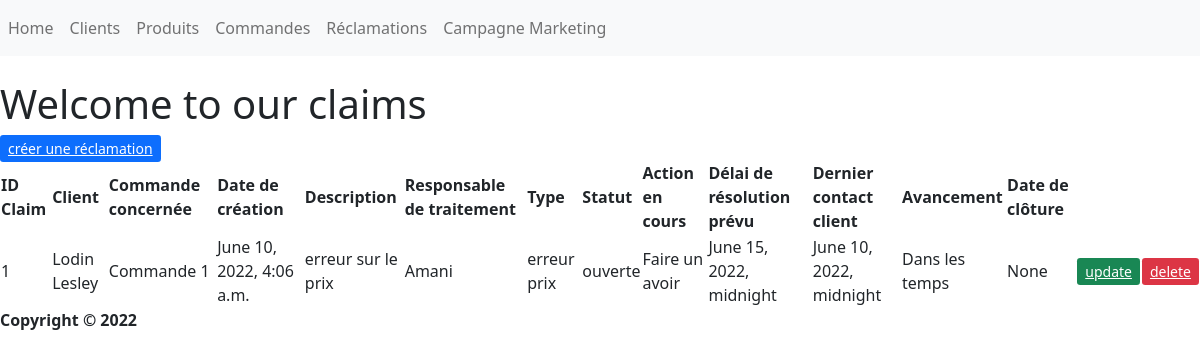
Page /Réclamations/ on the committed database.
### Main/models.py (models this page shows, shortened)
class Claim(models.Model):
    TYPE_CHOICES=(('erreur prix','erreur prix'),('article erronné','article erronné'),('article defectueux','article defectueux'),('retard livraison','retard livraison'))
    STATUS_CHOICES=(('ouverte','ouverte'),('résolue','résolue'))
    customer=models.ForeignKey(Customer,null=True, on_delete=models.SET_NULL)
    order=models.ForeignKey(Order,null=True, on_delete=models.SET_NULL)
    date_created=models.DateTimeField(auto_now_add=True, null=True)
    description=models.CharField(max_length=255, null=True)
    Operator=models.CharField(max_length=255, null=True) # A choisir dans users
    Type=models.CharField(max_length=255, null=True,choices=TYPE_CHOICES)
    action=models.CharField(max_length=255, null=True)
    status=models.CharField(max_length=255, null=True,default='ouverte',choices=STATUS_CHOICES)
    resolution_date_expected=models.DateTimeField(null=True)
    last_contact_customer_date=models.DateTimeField(blank=True, null=True)
    resolution_date_final=models.DateTimeField(blank=True, null=True)
    def resolution_progress_status(self):
        today=timezone.now()
        if self.resolution_date_expected < today:
            resolution_res="En retard"
        else:
            resolution_res="Dans les temps"
        return resolution_res

class Customer(models.Model):
    GENDER_CHOICES=(('Masculin','Masculin'),('Féminin','Féminin'),('Autre','Autre')
    )
    name=models.CharField(max_length=255,blank=True, null=True)
    customer_type=models.CharField(max_length=255,blank=True, null=True)
    dob=models.DateTimeField(null=True)
    gender=models.CharField(max_length=255, null=True,choices=GENDER_CHOICES)
    email=models.CharField(max_length=255,blank=True, null=True)
    phone=models.CharField(max_length=12,blank=True, null=True)
    address=models.CharField(max_length=255,blank=True, null=True)
    town=models.CharField(max_length=255,blank=True, null=True)
    region=models.CharField(max_length=255,blank=True, null=True)
    date_created=models.DateTimeField(auto_now_add=True, null=True)
    def __str__(self):
        return self.name

class Order(models.Model):
    STATUS_CHOICES=(('en préparation','en préparation'),('expédié','expédié'),('livré','livré'),('retour client','retour client'))
    customer=models.ForeignKey(Customer,null=True, on_delete=models.SET_NULL)
    product=models.ForeignKey(Product,null=True, on_delete=models.SET_NULL)
    quantity=models.FloatField(null=True)
    discount=models.FloatField(blank=True,null=True)
    date_created=models.DateTimeField(auto_now_add=True, null=True)
    status=models.CharField(max_length=255, null=True,default='en préparation',choices=STATUS_CHOICES)
    Delivery_date_expected=models.DateTimeField(null=True)
    Delivery_date_final=models.DateTimeField(blank=True, null=True)
    def __str__(self):
        return "Commande "+ str(self.id)

### Main/views.py (called while the page is built)
def claims(request):
    my_claim=Claim.objects.all()
    context={"my_claim": my_claim}
    return render(request,'Main/claims.html',context)

### Main/Templates/Main/claims.html
{% extends "main/base.html" %}
{% block content %}
    <header>
        <h1> Welcome to our claims </h1>
    </header>
<a class="btn-primary btn-sm" href="{% url 'claims_create' %}" role="button">créer une réclamation</a>
<table>
    <thead>
        <th>ID Claim</th>
        <th>Client</th>
        <th>Commande concernée</th>
        <th>Date de création</th>
        <th>Description</th>
        <th>Responsable de traitement</th>
        <th>Type</th>
        <th>Statut</th>
        <th>Action en cours</th>
        <th>Délai de résolution prévu</th>
        <th>Dernier contact client</th>
        <th>Avancement</th>
        <th>Date de clôture</th>
    </thead>
    <tbody>
        {% for my_claim_item in my_claim %}
        <tr>
            <td>{{my_claim_item.pk}}</td>
            <td>{{my_claim_item.customer}}</td>
            <td>{{my_claim_item.order}}</td>
            <td>{{my_claim_item.date_created}}</td>
            <td>{{my_claim_item.description}}</td>
            <td>{{my_claim_item.Operator}}</td>
            <td>{{my_claim_item.Type}}</td>
            <td>{{my_claim_item.status}}</td>
            <td>{{my_claim_item.action}}</td>
            <td>{{my_claim_item.resolution_date_expected}}</td>
            <td>{{my_claim_item.last_contact_customer_date}}</td>
            <td>{{my_claim_item.resolution_progress_status}}</td>
            <td>{{my_claim_item.resolution_date_final}}</td>
            <td><a class="btn-success btn-sm" href="{% url 'update_claim' my_claim_item.id %}" role="button">update</a></td>
            <td><a class="btn-danger btn-sm" href="{% url 'delete_claim' my_claim_item.id %}" role="button">delete</a></td>
        </tr>
        {% endfor %}
    </tbody>
</table>
{% endblock content %}

### rows in the picture
Claim: pk "1", customer "Lodin Lesley", order "Commande 1", date_created "June 10, 2022, 4:06 a.m.", description "erreur sur le prix", Operator "Amani", Type "erreur prix", status "ouverte", action "Faire un avoir", resolution_date_expected "June 15, 2022, midnight", last_contact_customer_date "June 10, 2022, midnight", resolution_progress_status "Dans les temps", resolution_date_final "None"
